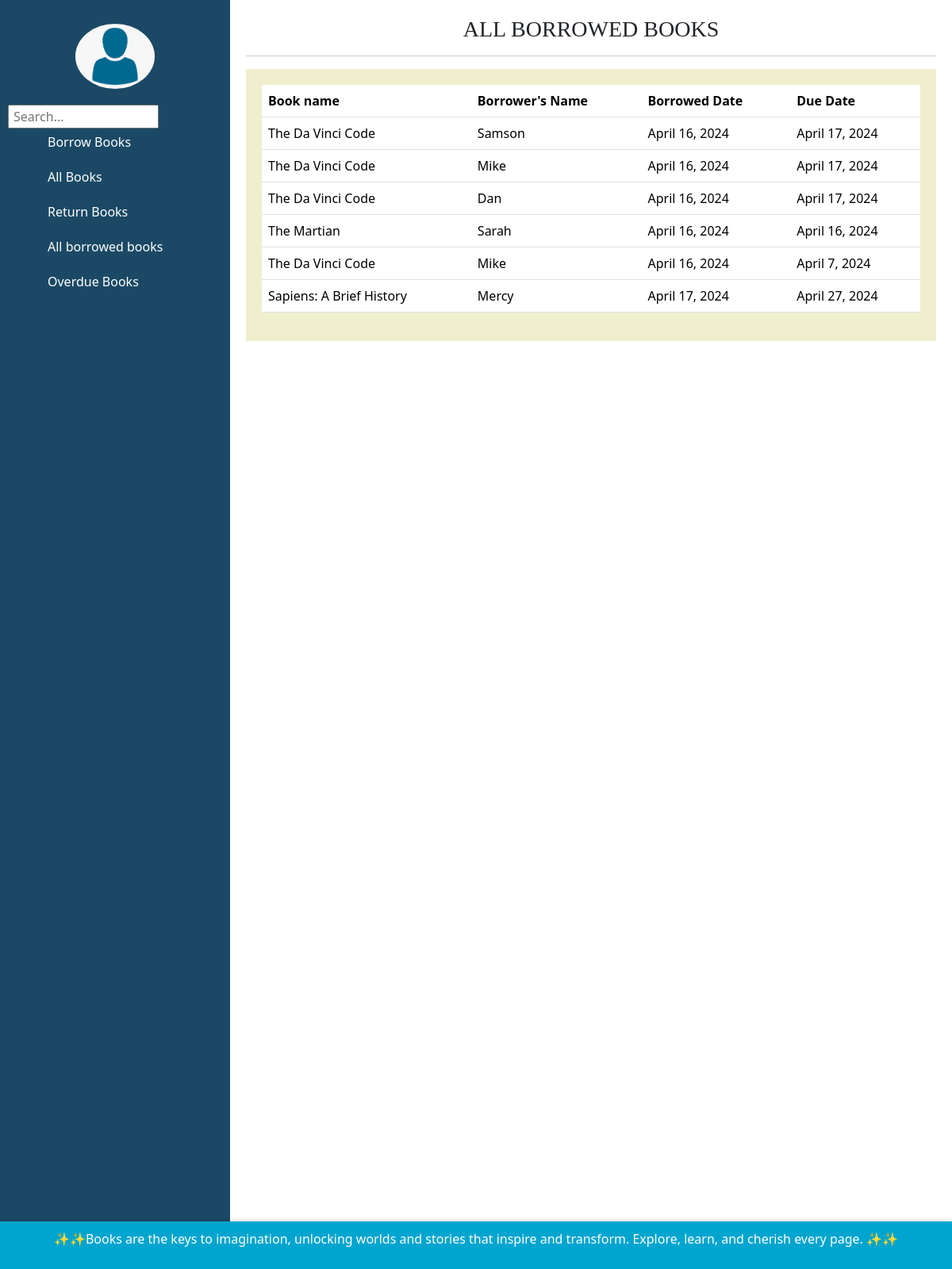
/all_borrowed_books, run on the app's committed database.
### libraryManagementSystem/models.py (models this page shows, shortened)
class BorrowedBook(models.Model):
    book = models.ForeignKey(Book, on_delete=models.CASCADE)
    username = models.ForeignKey(User, on_delete=models.CASCADE)
    borrowed_date = models.DateField(auto_now_add=True)
    due_date = models.DateField()
    fine_amount = models.CharField(max_length=50, null=False, blank=False, default='$10.00 dollars')

class Book(models.Model):
    YES = 'Yes'
    NO = 'No'
    AVAILABILITY_CHOICES = [
        (YES, 'Yes'),
        (NO, 'No'),
    ]
    name = models.CharField(max_length=25, blank=False, null=False)
    genre = models.CharField(max_length=50, blank=False, null=False)
    availability = models.CharField(max_length=3, choices=AVAILABILITY_CHOICES, default=YES)
    number_of_copies = models.IntegerField(blank=False, null=False)
    book_number = models.CharField(max_length=25, blank=False, null=False)
    author = models.CharField(max_length=25, blank=False, null=False)
    publisher = models.CharField(max_length=25, blank=False, null=False)
    language = models.CharField(max_length=25, default='English')

### libraryManagementSystem/views.py (the view)
# urls.py: path('all_borrowed_books', views.all_borrowed_books, name='all_borrowed_books'),
def all_borrowed_books(request):
    borrowed_books = BorrowedBook.objects.all()
    context = {
        'borrowed_books': borrowed_books
    }
    return render(request, 'all_borrowed_books.html', context)

### libraryManagementSystem/templates/all_borrowed_books.html (shortened to what this page needs)
{% extends 'base.html' %}
{% block content%}
<h3 class="text-center" style="font-family: 'Times New Roman', Times, serif;">ALL BORROWED BOOKS</h3>
<hr>
<div class="container">
    <table class="table">
        <thead class="thead-dark">
            <tr>
                <th scope="col">Book name</th>
                <th scope="col">Borrower's Name</th>
                <th scope="col">Borrowed Date</th>
                <th scope="col">Due Date</th>
            </tr>
        </thead>
        <tbody>
            {% for borrowed_book in borrowed_books %}
            <tr class="hover-row">
                <td>{{ borrowed_book.book.name }}</td>
                <td>{{ borrowed_book.username }}</td>
                <td>{{ borrowed_book.borrowed_date }}</td>
                <td>{{ borrowed_book.due_date }}</td>
            </tr>
            {% endfor %}
        </tbody>
    </table>
</div>
{% endblock %}

### libraryManagementSystem/static/css/base.css (style rules this page uses)
body { display: flex; }
.container { max-width: 800px; margin: 0 auto; }

### libraryManagementSystem/templates/all_borrowed_books.html (style rules this page uses)
.container { padding-top: 20px; max-width: 1000px; margin: 0 auto; background-color: #efefd0; padding: 20px; }

### data on the page
BorrowedBook: book.name "The Da Vinci Code", username "Samson", borrowed_date "April 16, 2024", due_date "April 17, 2024"
BorrowedBook: book.name "The Da Vinci Code", username "Mike", borrowed_date "April 16, 2024", due_date "April 17, 2024"
BorrowedBook: book.name "The Da Vinci Code", username "Dan", borrowed_date "April 16, 2024", due_date "April 17, 2024"
BorrowedBook: book.name "The Martian", username "Sarah", borrowed_date "April 16, 2024", due_date "April 16, 2024"
BorrowedBook: book.name "The Da Vinci Code", username "Mike", borrowed_date "April 16, 2024", due_date "April 7, 2024"
BorrowedBook: book.name "Sapiens: A Brief History", username "Mercy", borrowed_date "April 17, 2024", due_date "April 27, 2024"
